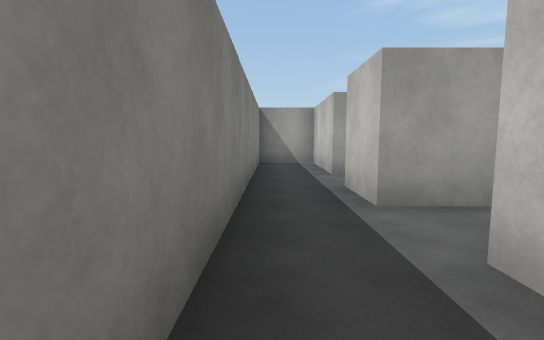
[1] (above)

20 first-person views from a walk through a 3-D level made in the Unity game engine. The camera is 1.5 m above the floor, tilts 6° down and sees 85° across. The floor is counted in squares, 2 m on a side. Each view is taken from the middle of a square. On the plan, view 1 faces up. The plan holds only what a view shows up to about 10 squares ahead; the rest is blank. The place goes on beyond the plan. The player is left out. Surface patterns are stand-ins for the level's own textures.

[2]
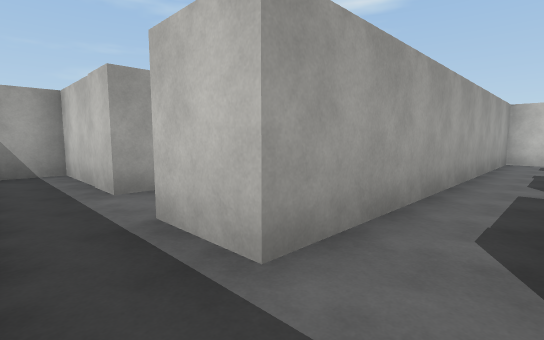

[3]
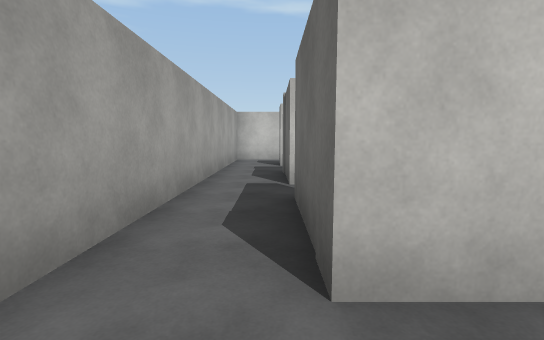

[4]
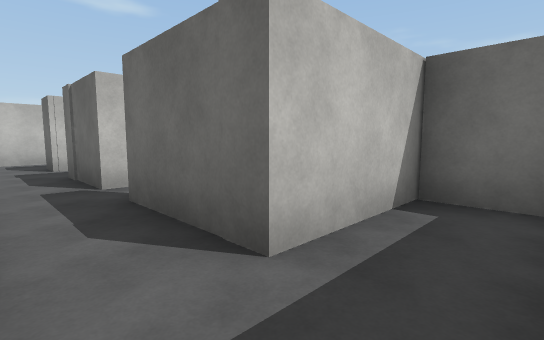

[5]
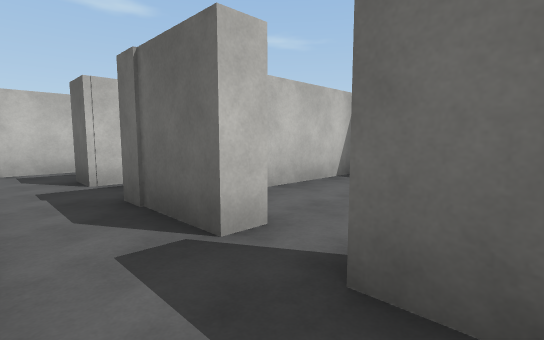

[6]
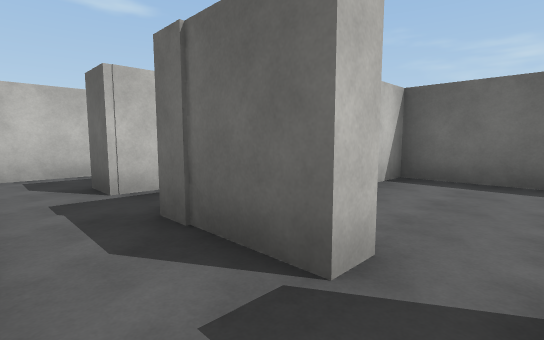

[7]
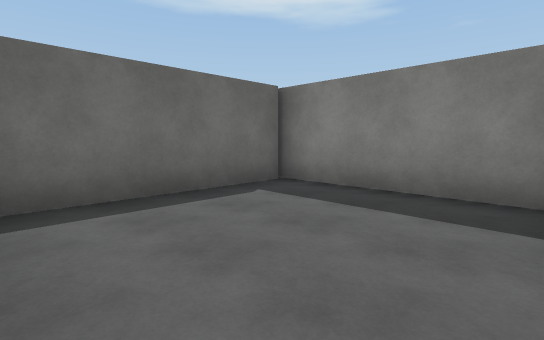

[8]
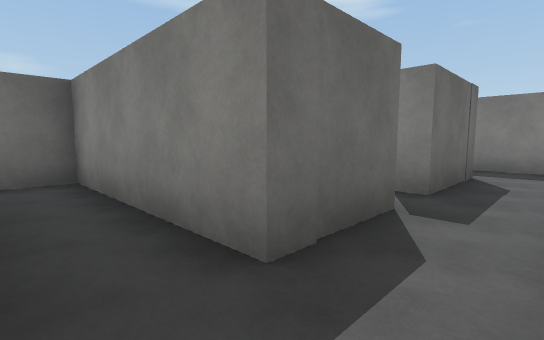

[9]
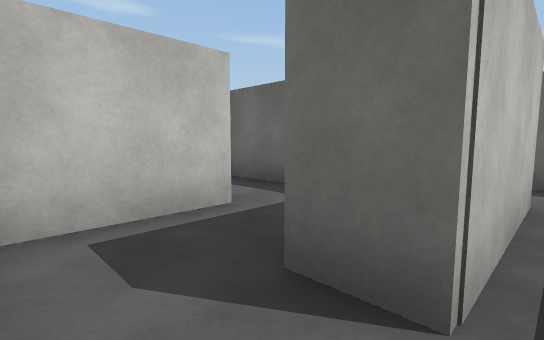

[10]
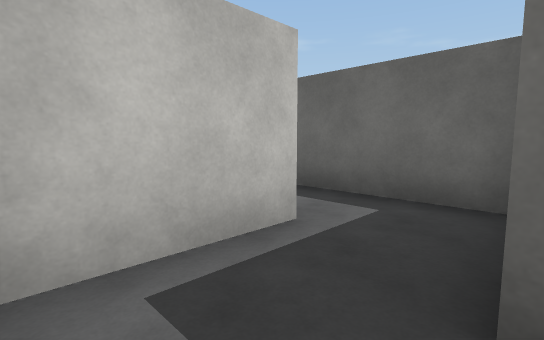

[11]
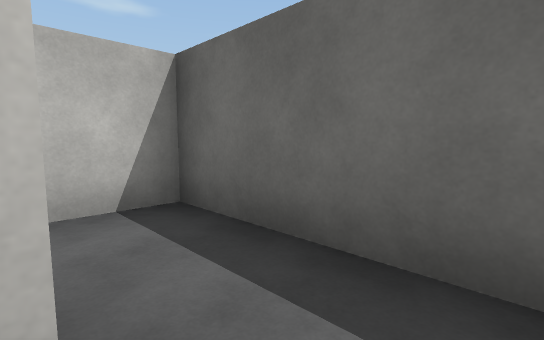

[12]
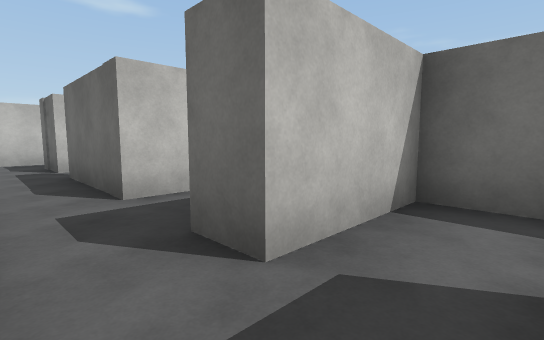

[13]
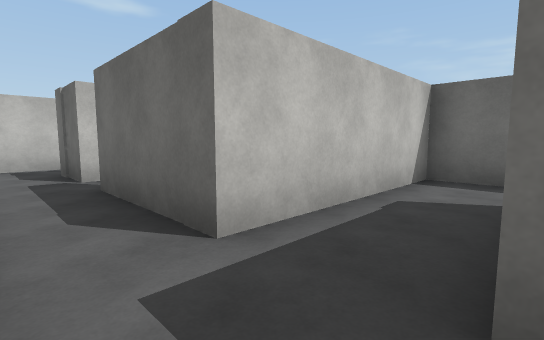

[14]
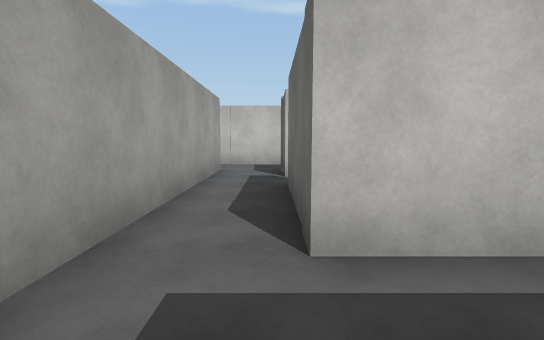

[15]
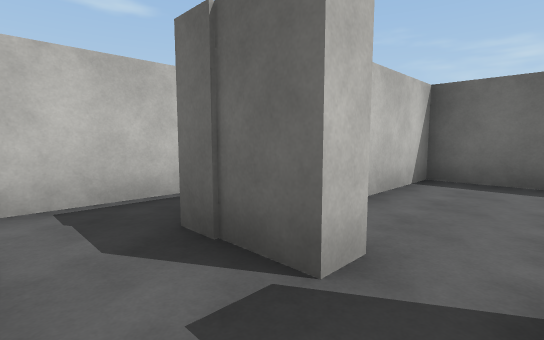

[16]
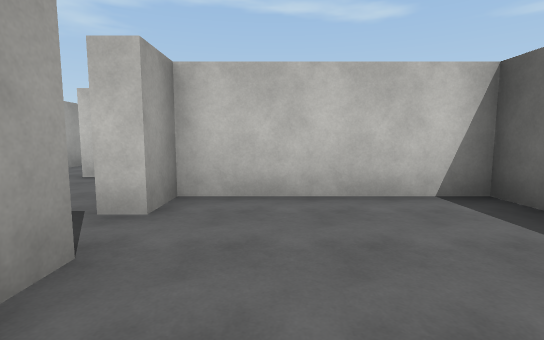

[17]
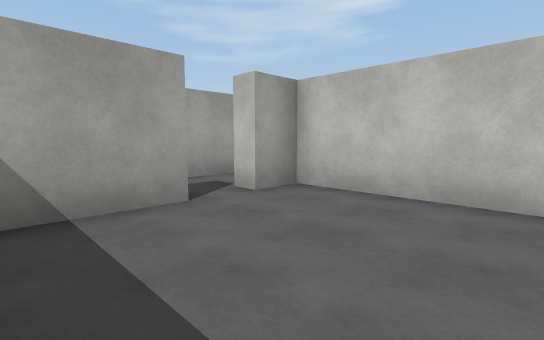

[18]
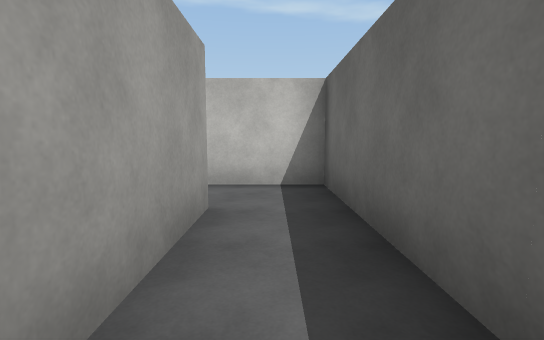

[19]
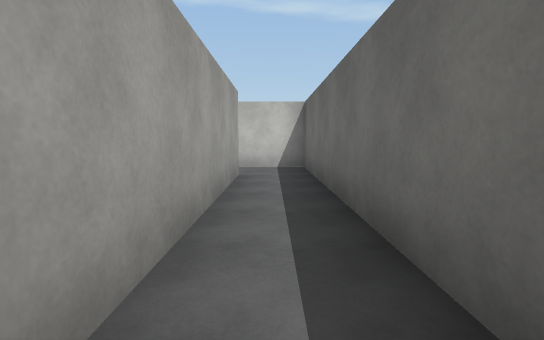

[20]
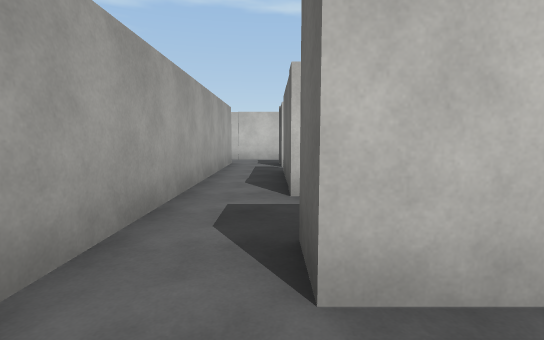

### Floor plan
Key: @ floor where view 1 was taken; # wall or solid block; . floor.
Columns run from 1 left of view 1 to 25 right of it. Each row starts with its distance up from view 1.
 10 ####
  9 #..#
  8 #..#
  7 #..#
  6 #...                      #
  5 #..                      ..
  4 #..########## #########...
  3 #...........#...........#
  2 #..##.###...#.....##.##.#
  1 #..#....#.#.#..#.##...#.#
  0 #@.#....#.#....#.#....#
 -1 ####....#.######.#....#
 -2   #.....#........#....#
 -3   ################  ###

Positions as (right, up) in squares from view 1, and headings:
1: (0, 0), facing up
2: (0, 2), facing up-right
3: (0, 2), facing right
4: (0, 3), facing down-right
5: (3, 3), facing down-right
6: (4, 3), facing down-right
7: (6, 1), facing down-left
8: (8, 3), facing down-left
9: (8, 3), facing down-right
10: (9, 3), facing down-right
11: (10, 1), facing down-right
12: (12, 3), facing down-right
13: (14, 3), facing down-right
14: (14, 2), facing right
15: (19, 3), facing down-right
16: (17, 0), facing right
17: (17, -2), facing up-right
18: (11, -2), facing right
19: (8, -2), facing right
20: (12, 2), facing right
